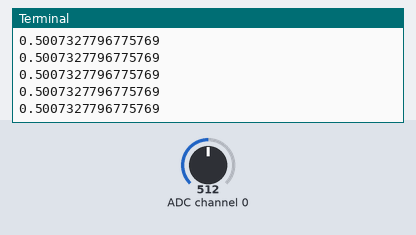
Bench run of a program on a simulated Raspberry Pi (BCM pin numbers). Shown: the last lines printed to the terminal. The test bench sets the inputs (shaded band); at power-on: ADC channel 0 = 512 (analog values on the 0–1023 scale).

Above: at 1.2 s.
1.3 s: ADC channel 0 set to 716
At 2.0 s:
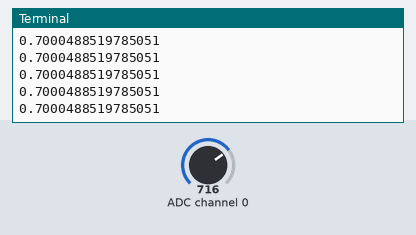
2.8 s: ADC channel 0 set to 900
At 3.8 s:
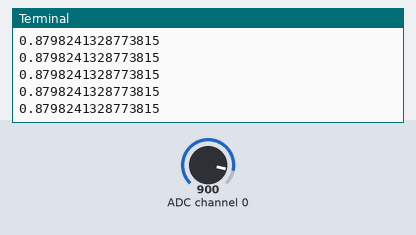
Timing chart, 0 to 5.1 s (numbered marks = the images above; inputs shaded):
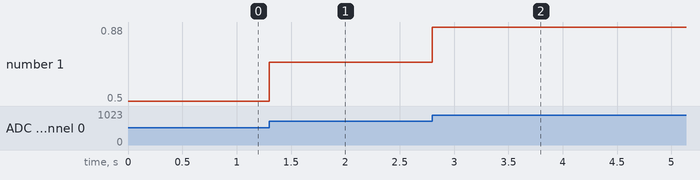

The program:

potentiometer.py
```python
#!/usr/bin/python
"""
 Author :Dharmendra Kumar Yadav
 this code is used Check value of the Potentiometer using RPI 2W
"""
from gpiozero import MCP3008

pot = MCP3008(channel=0)

while True:
    print(pot.value)
```

Measured:
- after the input at 1.3 s, the terminal: prints a new line at once (image 1)
- after the input at 2.8 s, the terminal: prints a new line at once (image 2)
- plotted number 1: 0.5 → 0.7 after the input at 1.3 s, 0.7 → 0.88 after the input at 2.8 s
